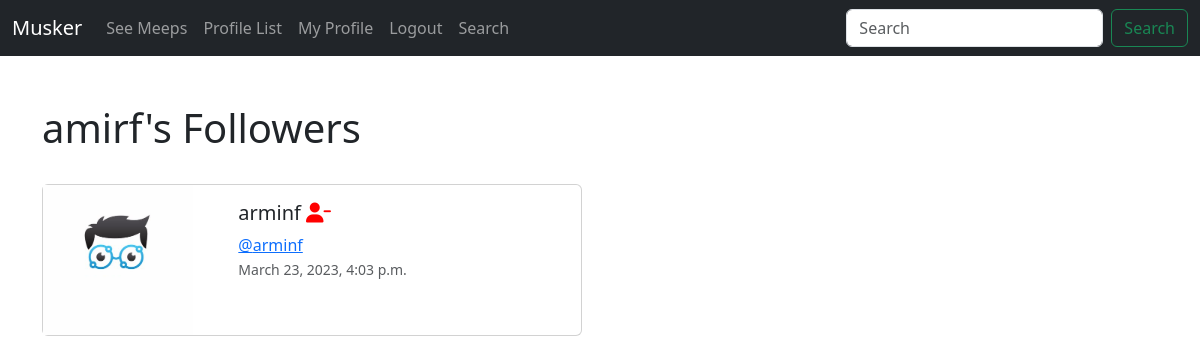
/profile/followers/1 (signed in), run on an earlier commit of the app's database.
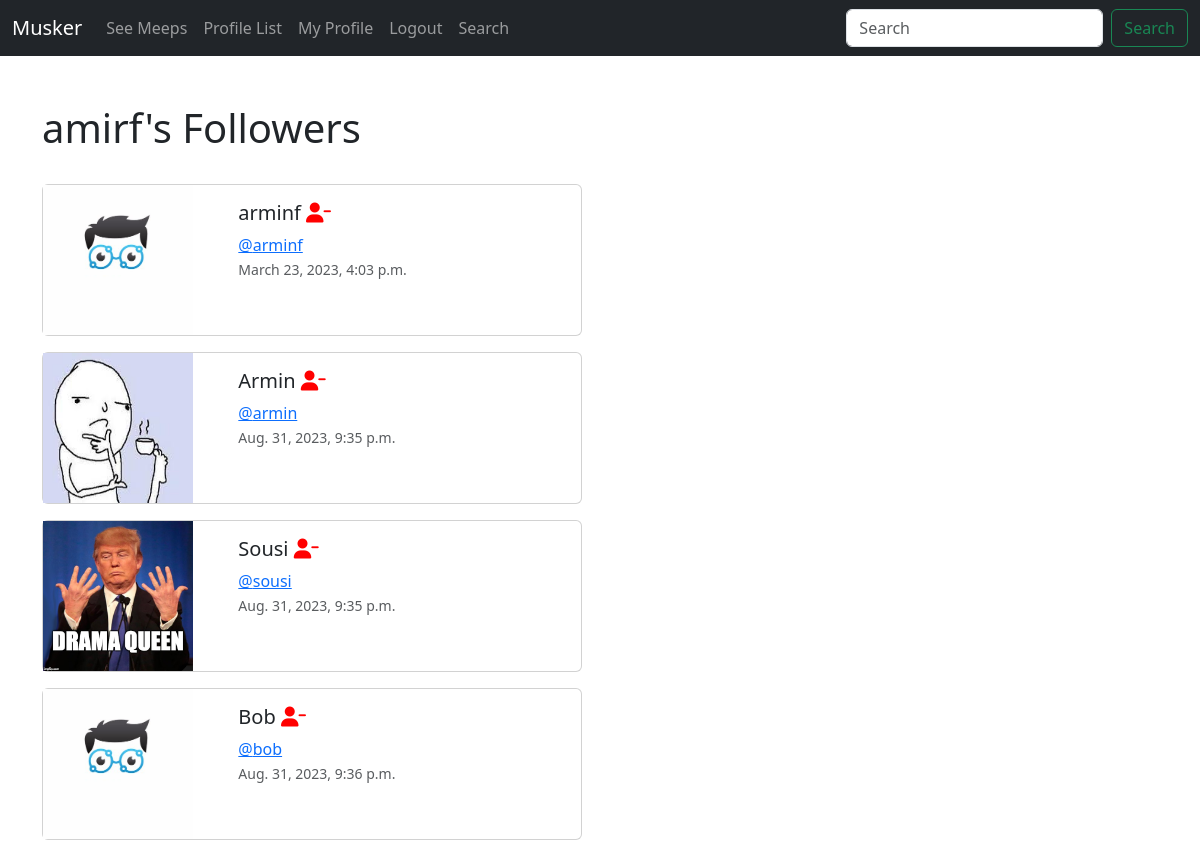
And on a later commit of the database.
### musker/models.py (models this page shows, shortened)
class Profile(models.Model):
    user = models.OneToOneField(User, on_delete=models.CASCADE)
    follows = models.ManyToManyField(
    "self",
    related_name = "followed_by",
    symmetrical = False,
    blank = True)
    date_modified = models.DateTimeField(User,auto_now=True)
    profile_image = models.ImageField(null=True, blank=True, upload_to="images/")
    profile_bio = models.CharField(null=True, blank=True, max_length=500)
    homepage_link = models.CharField(null=True, blank=True, max_length=100)
    facebook_link = models.CharField(null=True, blank=True, max_length=100)
    instagram_link = models.CharField(null=True, blank=True, max_length=100)
    linkedin_link = models.CharField(null=True, blank=True, max_length=100)

### musker/views.py (the view)
# urls.py: path('profile/followers/<int:pk>', views.followers, name='followers'),
def followers(request, pk):
    if request.user.is_authenticated:
        if request.user.id == pk:
            profiles = Profile.objects.get(user_id=pk)
            return render(request, 'followers.html', {
                "profiles" : profiles,
            })
        else:
            messages.success(request,("That's not your profile page."))
            return redirect('home')
    else:
        messages.success(request,("You must be logged in..."))
        return redirect('home')

### musker/templates/followers.html
{% extends 'base.html' %}
{% load static %}
{% block content %}
    <h1>{{ request.user.username }}'s Followers</h1>
    <br>
    {% if profiles %}
        {% for profile in profiles.followed_by.all %}
        <div class="card mb-3" style="max-width: 540px;">
            <div class="row g-0">
              <div class="col-md-4">
                {% if profile.profile_image %}
                  <img src="{{ profile.profile_image.url }}" height="150" width="150" alt="">
                {% else %}
                  <img src="{% static 'images/profile_pic.png' %}" height="150" width="150" alt="...">
                {% endif %}
              </div>
              <div class="col-md-8">
                <div class="card-body">
                    <h5 class="card-title">{{ profile.user.username}}
                    {% if profile in profiles.follows.all %}
                    <a href="{% url 'unfollow' profile.user.id %}">
                    <i class="fa-solid fa-user-minus" style="color: #ff0000;"></i></a>
                    {% else %}
                    <a href="{% url 'follow' profile.user.id %}">
                    <i class="fa-solid fa-user-plus" style="color: #36b002;"></i></a>
                    {% endif %}</h5>
                  <a class="card-text" href="{% url 'profile' profile.user.id %}" >@{{ profile.user.username|lower }}</a>
                  <p class="card-text"><small class="text-muted">{{profile.date_modified}}</small></p>
                </div>
              </div>
            </div>
          </div>
        {% endfor %}
    {% endif %}
{% endblock %}

What changed in the data, as far as the page shows it:
now on this page (row edited): Profile: profile_image (picture), user.username "Armin", user.username "armin", date_modified "Aug. 31, 2023, 9:35 p.m."
now on this page (row edited): Profile: profile_image (picture), user.username "Sousi", user.username "sousi", date_modified "Aug. 31, 2023, 9:35 p.m."
now on this page (row edited): Profile: user.username "Bob", user.username "bob", date_modified "Aug. 31, 2023, 9:36 p.m."
